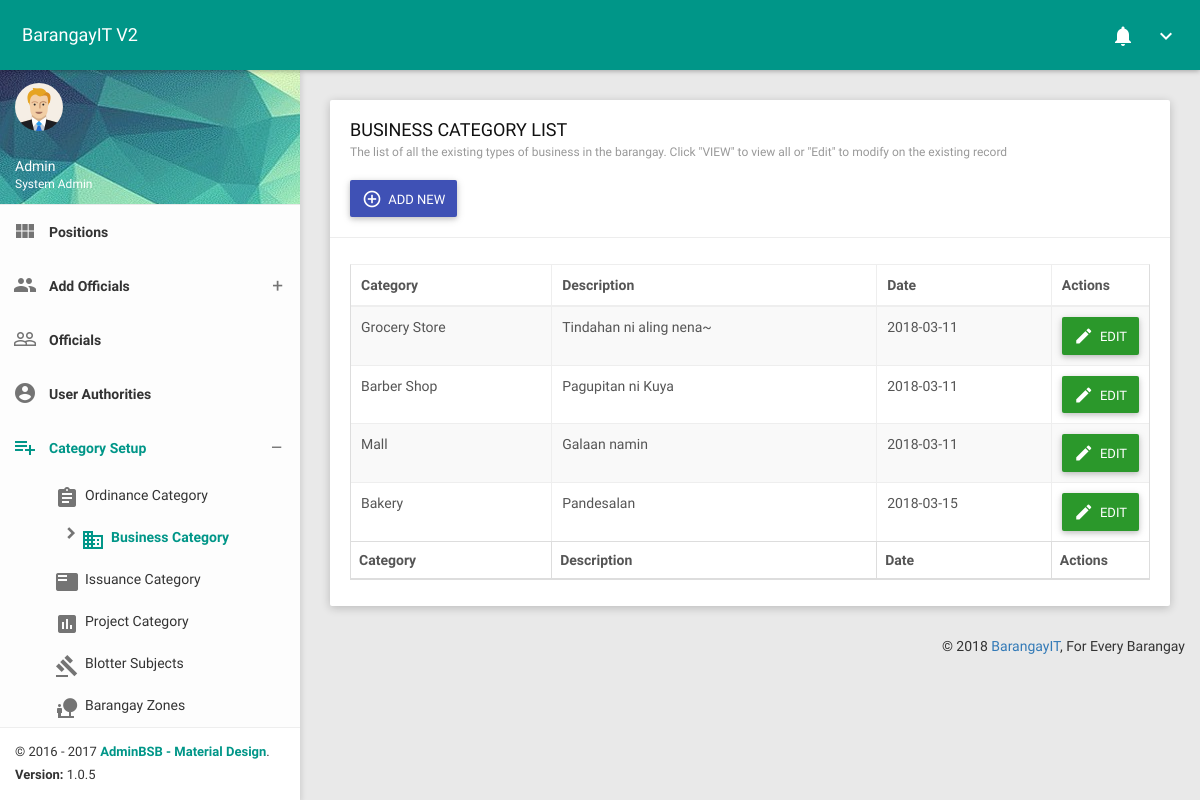
Page /AdCategoryBusiness.php on the committed database.
### tables this page shows
CREATE TABLE IF NOT EXISTS `bitdb_r_businesscategory` (
  `categoryID` int(11) NOT NULL AUTO_INCREMENT,
  `categoryName` varchar(100) NOT NULL,
  `categoryDesc` varchar(200) NOT NULL,
  `categoryDate` date NOT NULL,
  PRIMARY KEY (`categoryID`)
);

### AdCategoryBusiness.php (the view, shortened to what this page needs)
<?php include('head.php'); ?>
<?php include('AdminNavbar.php'); ?>
 <section class="content">
        <div class="container-fluid">
            <div class="row clearfix">
                <div class="col-lg-12 col-md-12 col-sm-12 col-xs-12">
                    <div class="card">
                        <div class="header">
                        <h2>
                        BUSINESS CATEGORY LIST
                        <small>The list of all the existing types of business in the barangay. Click "VIEW" to view all  or "Edit" to modify on the existing record</small>
                    </h2>
                    <br/>
                     <button type="button" class="btn bg-indigo waves-effect" data-toggle="modal" data-target="#addBusinessCategoryModal">
                            <i class="material-icons">add_circle_outline</i>
                            <span>ADD NEW</span>
                        </button>
                        </div>
                        <div class="body">
                            <div class="table-responsive">
                                <table class="table table-bordered table-striped table-hover js-basic-example dataTable">
                                    <thead>
                                        <tr>
                                            <th>Category</th>
                                            <th>Description</th>
                                            <th>Date</th>
                                            <th style="width: 15px;">Actions</th>
                                        </tr>
                                    </thead>
                                    <tfoot>
                                        <tr>
                                            <th>Category</th>
                                            <th>Description</th>
                                            <th>Date</th>
                                            <th>Actions</th>
                                        </tr>
                                    </tfoot>
                                    <tbody>
                                            <?php
                                                include('dbconn.php');
                                                $AdminBusinessCategorySQL = 'SELECT    bitdb_r_businesscategory.categoryID,
                                                                                bitdb_r_businesscategory.categoryName,
                                                                                bitdb_r_businesscategory.categoryDesc,
                                                                                bitdb_r_businesscategory.categoryDate
                                                                        FROM    bitdb_r_businesscategory';
                                                $AdminBusinessCategoryQuery = mysqli_query($bitMysqli,$AdminBusinessCategorySQL) or die (mysqli_error($bitMysqli));
                                                if(mysqli_num_rows($AdminBusinessCategoryQuery) > 0)
                                                {
                                                    while($row = mysqli_fetch_assoc($AdminBusinessCategoryQuery))
                                                    {
                                                        $CategoryID = $row['categoryID'];
                                                        $CategoryName = $row['categoryName'];
                                                        $CategoryDesc = $row['categoryDesc'];
                                                        $CategoryDate = $row['categoryDate'];
                                                        echo '
                                                        <tr>
                                                                <td class="hide">'.$CategoryID.'</td>
                                                                <td>'.$CategoryName.'</td>
                                                                <td>'.$CategoryDesc.'</td>
                                                                <td>'.$CategoryDate.'</td>
                                                                <td>
                                                                    <button type="button" class="btn btn-success waves-effect editBusinessCategory" data-toggle="modal" data-target="#editBusinessCategoryModal">
                                                                        <i class="material-icons">mode_edit</i>
                                                                        <span>EDIT</span>
                                                                    </button>
                                                                </td>
                                                        </tr>';
                                                    }
                                                }
                                            ?>
                                    </tbody>
                                </table>
                            </div>
                        </div>
                    </div>
                </div>
            </div>
        </div>
    </section>
<?php include('footer.php'); ?>

### rows in the picture
bitdb_r_businesscategory: categoryName "Grocery Store", categoryDesc "Tindahan ni aling nena~", categoryDate "2018-03-11"
bitdb_r_businesscategory: categoryName "Barber Shop", categoryDesc "Pagupitan ni Kuya", categoryDate "2018-03-11"
bitdb_r_businesscategory: categoryName "Mall", categoryDesc "Galaan namin", categoryDate "2018-03-11"
bitdb_r_businesscategory: categoryName "Bakery", categoryDesc "Pandesalan", categoryDate "2018-03-15"

### other values in the picture
$WName "Admin"
$Pos "System Admin"
